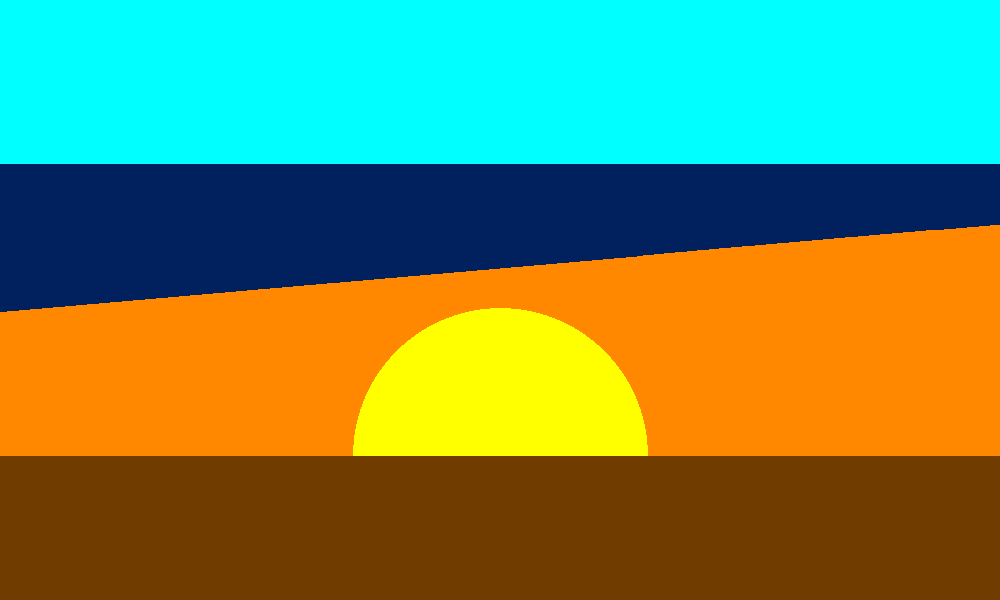
#> input picture solnascente.png, 1000 x 600 px
$ python png2su.py solnascente.png
#> lines starting #> are read from the running program, lines starting #| are printed output that depends on the picture
### png2su_core.py
"""
png2su_core.py - Núcleo do PNG 2 SU.

Converte uma imagem PNG (cada cor = uma camada) em um modelo de velocidades
no formato Seismic Unix (.su). Sem input() nem print(): pode ser usado tanto
pela interface gráfica quanto pelo modo terminal.
"""
import os
import subprocess
import tempfile

import numpy as np
from PIL import Image


def load_image(path):
    """Abre o PNG e devolve um array (Z, Y, 3) uint8.

    Aceita RGBA/paleta desde que não haja pixels transparentes de verdade
    (o original recusava qualquer imagem com 4 canais).
    """
    img = Image.open(path)
    has_alpha = img.mode in ("RGBA", "LA", "PA") or (
        img.mode == "P" and "transparency" in img.info
    )
    if has_alpha:
        alpha = np.asarray(img.convert("RGBA"))[..., 3]
        if (alpha != 255).any():
            raise ValueError(
                "A imagem tem pixels transparentes. Exporte o PNG sem "
                "transparência (fundo opaco) e tente de novo."
            )
    return np.asarray(img.convert("RGB"))


# [9 lines left out: function extend, not called in this run]


def find_colors(rgb):
    """Encontra as cores únicas.

    Em vez de converter cada pixel em string (lento), cada cor vira um único
    inteiro R*65536 + G*256 + B. O np.unique com return_inverse já devolve,
    para cada pixel, o índice da sua cor: o mapeamento cor -> velocidade
    depois é só uma indexação de array.

    Retorna:
        colors    (n, 3) uint8 com as cores únicas
        index_map (Z, Y) com o índice da cor de cada pixel
        counts    (n,) número de pixels de cada cor
    """
    r = rgb[..., 0].astype(np.uint32)
    g = rgb[..., 1].astype(np.uint32)
    b = rgb[..., 2].astype(np.uint32)
    keys = (r << 16) | (g << 8) | b

    uniq, inverse, counts = np.unique(
        keys.ravel(), return_inverse=True, return_counts=True
    )
    colors = np.stack(
        [(uniq >> 16) & 255, (uniq >> 8) & 255, uniq & 255], axis=1
    ).astype(np.uint8)
    return colors, inverse.reshape(keys.shape), counts


def velocity_model(index_map, vels):
    """Troca o índice de cor de cada pixel pela velocidade (km/s)."""
    return np.asarray(vels, dtype=np.float32)[index_map]


def _run(cmd):
    """Roda um comando de shell e levanta erro legível se falhar."""
    res = subprocess.run(cmd, shell=True, capture_output=True, text=True)
    if res.returncode != 0:
        raise RuntimeError(f"Falha no comando:\n{cmd}\n\n{res.stderr.strip()}")
    return res.stdout


def write_su(model, output_path):
    """Gera o arquivo .su a partir do modelo (Z, Y) de velocidades.

    O original escrevia um .txt e chamava o a2b para virar binário. Aqui os
    floats são gravados direto em binário (mesmo resultado do a2b), o que
    elimina o arquivo de texto e o tempo de leitura/escrita dele.
    Arquivos temporários ficam numa pasta temporária, não na pasta do usuário.

    Retorna o cabeçalho do surange (texto) para mostrar ao usuário.
    """
    nz, ny = model.shape
    output_path = os.path.abspath(output_path)

    with tempfile.TemporaryDirectory() as tmp:
        dat = os.path.join(tmp, "png2su_vels.dat")
        tmp_su = os.path.join(tmp, "temp.su")

        # Transposta: um traço por posição Y, cada um com nz amostras (como no original)
        np.ascontiguousarray(model.T, dtype=np.float32).tofile(dat)

        # TODO: a linha 127 original continua depois de "suchw key1=scalco ..."
        # e ficou cortada na foto. Cole aqui o restante dela (entre selev e >temp.su).
        _run(
            f'suaddhead <"{dat}" ns={nz} '
            f"| suchw key1=dt a=1 b=0 c=0 "
            f"| suchw key1=selev a={nz} "
            f'>"{tmp_su}"'
        )
        _run(
            f'suchw <"{tmp_su}" key1=sy key2=tracl a=-1 b=1 c=0 '
            f"| suchw key1=trid a=0 "
            f"| suchw key1=tracl a=0 "
            f'>"{output_path}"'
        )

    header = _run(f'surange <"{output_path}" | head -n 7')
    return header


def default_output(png_path):
    """imagem.png -> imagem.su (mesma pasta), como no original."""
    base, _ = os.path.splitext(png_path)
    return base + ".su"


# =====================================================================
# v2 - Funções da análise matemática (ver documento "PNG → SU: análise")
# =====================================================================

def detect_palette(rgb, min_frac=0.002, merge_dist=12.0):
    """Cores 'de verdade' das camadas: as que ocupam pelo menos min_frac dos pixels.

    Num PNG com antialiasing, as bordas criam centenas de cores de mistura,
    cada uma com poucos pixels. As camadas reais são poucas e grandes.
    """
    colors, _, counts = find_colors(rgb)
    keep = counts >= min_frac * counts.sum()
    cand, cc = colors[keep].astype(np.float64), counts[keep]
    # funde cores quase iguais (distância RGB < merge_dist), mantendo a mais frequente
    pal, pcount = [], []
    for i in np.argsort(-cc):
        for j, p in enumerate(pal):
            if np.sqrt(((cand[i] - p) ** 2).sum()) < merge_dist:
                pcount[j] += cc[i]
                break
        else:
            pal.append(cand[i]); pcount.append(cc[i])
    return np.array(pal).round().astype(np.uint8), np.array(pcount)


def classify(rgb, palette):
    """Para cada pixel: as 2 cores da paleta mais próximas (a, b) e a fração alpha de b.

    Um pixel de borda com antialiasing é (aprox.) a mistura linear
        c = (1 - alpha) * P_a + alpha * P_b
    alpha = projeção de (c - P_a) no segmento P_a -> P_b, limitada a [0, 1].
    Pixels "puros" saem com alpha = 0.
    """
    P = np.asarray(palette, dtype=np.float32)
    c_all = rgb.reshape(-1, 3).astype(np.float32)
    n = c_all.shape[0]
    a = np.empty(n, np.int32); b = np.empty(n, np.int32); alpha = np.empty(n, np.float32)
    P2 = (P ** 2).sum(-1)
    for i in range(0, n, 500_000):                 # em blocos: memória O(bloco x ncores)
        c = c_all[i:i + 500_000]
        d = (c ** 2).sum(-1)[:, None] - 2 * c @ P.T + P2[None, :]
        o = np.argsort(d, axis=1)
        ia = o[:, 0]; ib = o[:, 1] if P.shape[0] > 1 else o[:, 0]
        seg = P[ib] - P[ia]
        L2 = (seg ** 2).sum(-1)
        al = ((c - P[ia]) * seg).sum(-1) / np.maximum(L2, 1e-12)
        a[i:i + 500_000], b[i:i + 500_000] = ia, ib
        alpha[i:i + 500_000] = np.where(L2 > 0, np.clip(al, 0, 1), 0)
    shp = rgb.shape[:2]
    return a.reshape(shp), b.reshape(shp), alpha.reshape(shp)


def effective_velocity(a, b, alpha, vels, rho=None):
    """Velocidade efetiva por pixel: média HARMÔNICA do módulo K = rho v^2.

    1/K_ef = (1-alpha)/K_a + alpha/K_b   (meio efetivo de Backus / Moczo et al.)
    Com densidade constante: v_ef = 1 / sqrt((1-alpha)/v_a^2 + alpha/v_b^2).
    """
    v = np.asarray(vels, dtype=np.float64)
    va, vb = v[a], v[b]
    return (1.0 / np.sqrt((1 - alpha) / va ** 2 + alpha / vb ** 2)).astype(np.float32)


# [37 lines left out: functions resample_harmonic, grid_requirements, min_padding, not called in this run]

### png2su.py
"""
png2su.py - Modo terminal (mesmo uso do original).

USO:  python3 png2su.py imagem.png
Para a interface gráfica:  python3 png2su_gui.py
"""
import os
import sys

import png2su_core as core


def ask_vel(msg):
    while True:
        try:
            v = float(input(msg).replace(",", "."))
            if v > 0:
                return v
        except ValueError:
            pass
        print("  Digite um número positivo.")


def main():
    if len(sys.argv) != 2:
        sys.exit("USAGE: png2su.py image.png")
    png = sys.argv[1]
    if not os.path.isfile(png):
        sys.exit(f"Could not read {png}. USAGE: png2su.py image.png")

    print("##############################")
    print("######### PNG 2 SU #########")
    print("##############################\n")

    try:
        rgb = core.load_image(png)
#> in load_image, img is the input picture: PIL image 1000x600 RGB; mean R, G, B 106.9, 139.2, 86
#> in load_image, `has_alpha = img.mode in ("RGBA", "LA", "PA") or ( img.mode == "P" and ..`: has_alpha = False
    except ValueError as e:
        sys.exit(str(e))
    print("Image dimensions (Z, Y, RGB): ", rgb.shape)
#| Image dimensions (Z, Y, RGB):  (600, 1000, 3)
    # Sem extensão das bordas: a simulação (simula_devito.py / interface) usa PML.

    colors, _ = core.detect_palette(rgb)
#> in find_colors, `r = rgb[..., 0].astype(np.uint32)`:
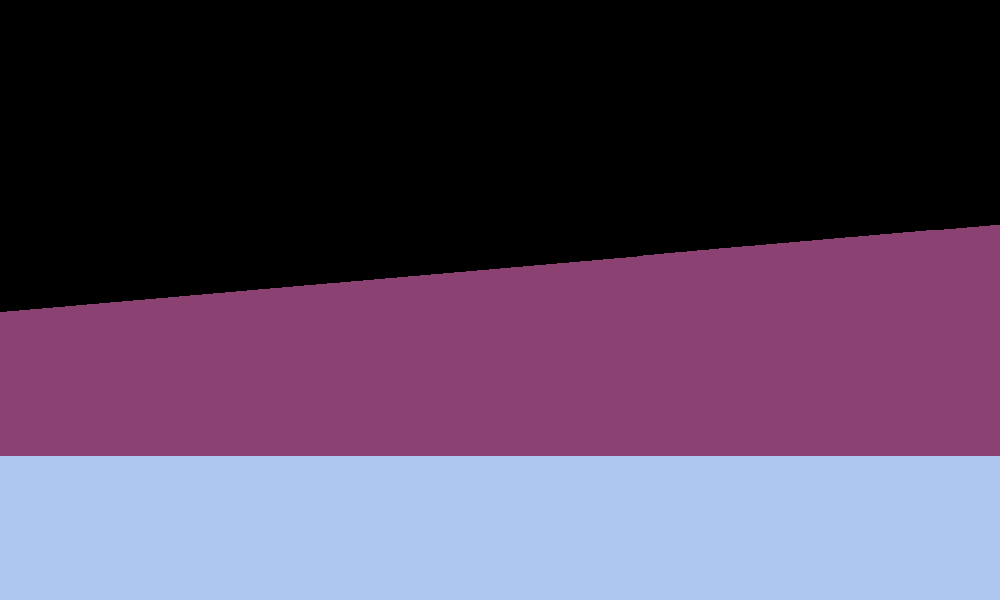
#> r: shape (600, 1000) uint32; 3 distinct labels, from 0 to 255; one colour per label, 0 black
#> in find_colors, `g = rgb[..., 1].astype(np.uint32)`:
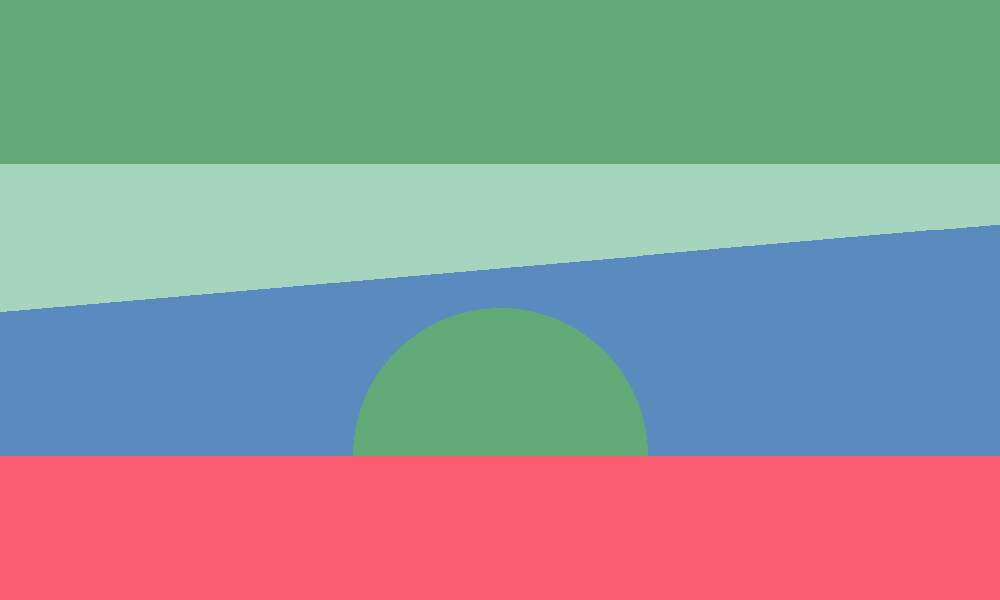
#> g: shape (600, 1000) uint32; 4 distinct labels, from 33 to 255; one colour per label, 0 black
#> in find_colors, `b = rgb[..., 2].astype(np.uint32)`:
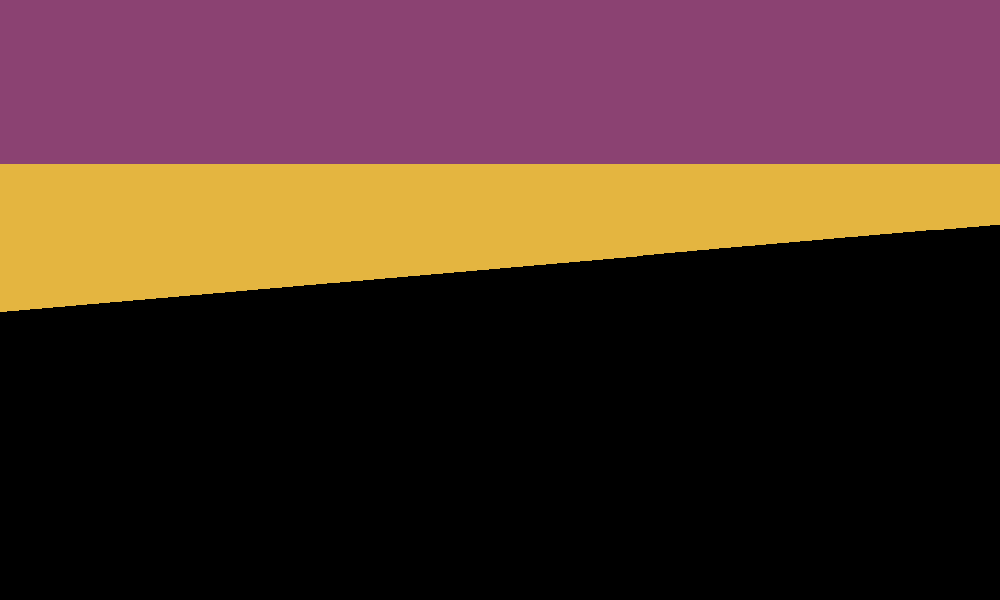
#> b: shape (600, 1000) uint32; 3 distinct labels, from 0 to 255; one colour per label, 0 black
#> in find_colors, `keys = (r << 16) | (g << 8) | b`:
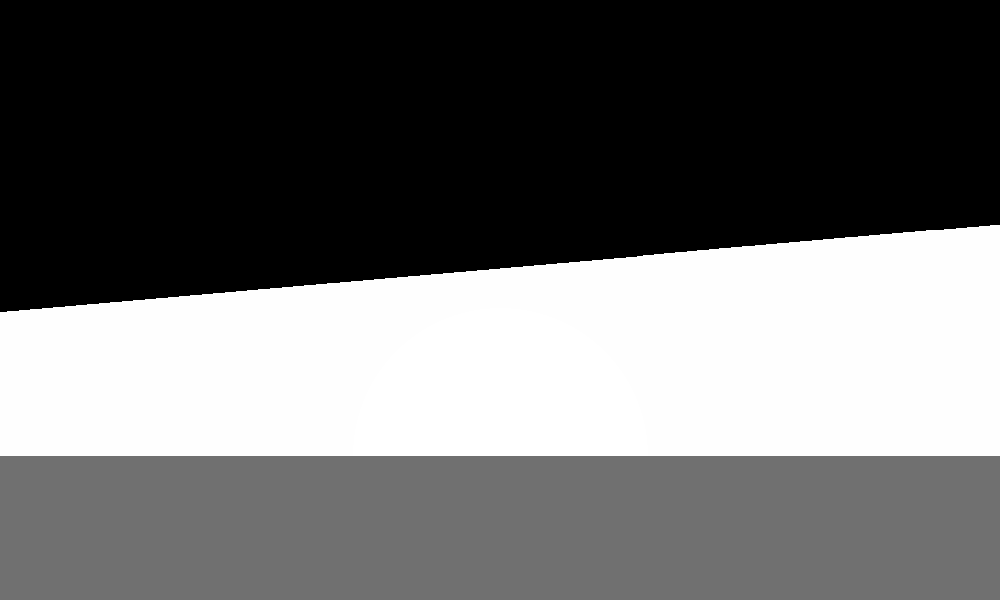
#> keys: shape (600, 1000) uint32; min 8542, max 16776960, mean 7042557.4; drawn with min black and max white
#> in find_colors, `uniq, inverse, counts = np.unique( keys.ravel(), return_inverse=True, ..`: uniq = [8542, 65535, 7420928, 16746496, 16776960]; counts = [104245, 164000, 144000, 153477, 34278]
#> in find_colors, `colors = np.stack( [(uniq >> 16) & 255, (uniq >> 8) & 255, uniq & 255]..`: colors = [[0, 33, 94], [0, 255, 255], [113, 60, 0], [255, 136, 0], [255, 255, 0]]
#> in detect_palette, `colors, _, counts = find_colors(rgb)`: counts = [104245, 164000, 144000, 153477, 34278]
#> in detect_palette, `keep = counts >= min_frac * counts.sum()`: keep = [True, True, True, True, True]
#> in detect_palette, `cand, cc = colors[keep].astype(np.float64), counts[keep]`: cand has the same summary as colors in find_colors; cc = [104245, 164000, 144000, 153477, 34278]
#> the loop in detect_palette, `for i in np.argsort(-cc):` made 5 passes
#> i on passes 2, 4: 3, 0
#> after the loop in detect_palette, `for i in np.argsort(-cc):`: pal = [[0, 255, 255], [255, 136, 0], [113, 60, 0], [0, 33, 94], [255, 255, 0]]; pcount = [164000, 153477, 144000, 104245, 34278]
#> colors has the same summary as pal in detect_palette
    print("\nNumber of velocities to be defined: ", len(colors))
#| Number of velocities to be defined:  5
    vels = []
    for R, G, B in colors:
        vels.append(ask_vel(
            f"Define the velocity related to the color "
            f"\x1b[38;2;{R};{G};{B}m(██████)\x1b[0m in km/s: "
        ))
#> this loop made 5 passes; the answer given on pass 1: 3
#> after the loop, vels = [3, 3, 3, 3, 3]

    a, b, alpha = core.classify(rgb, colors)
#> in classify, `P = np.asarray(palette, dtype=np.float32)`: P has the same summary as pal in detect_palette
#> in classify, `P2 = (P ** 2).sum(-1)`: P2 = [130050, 83521, 16369, 9925, 130050]
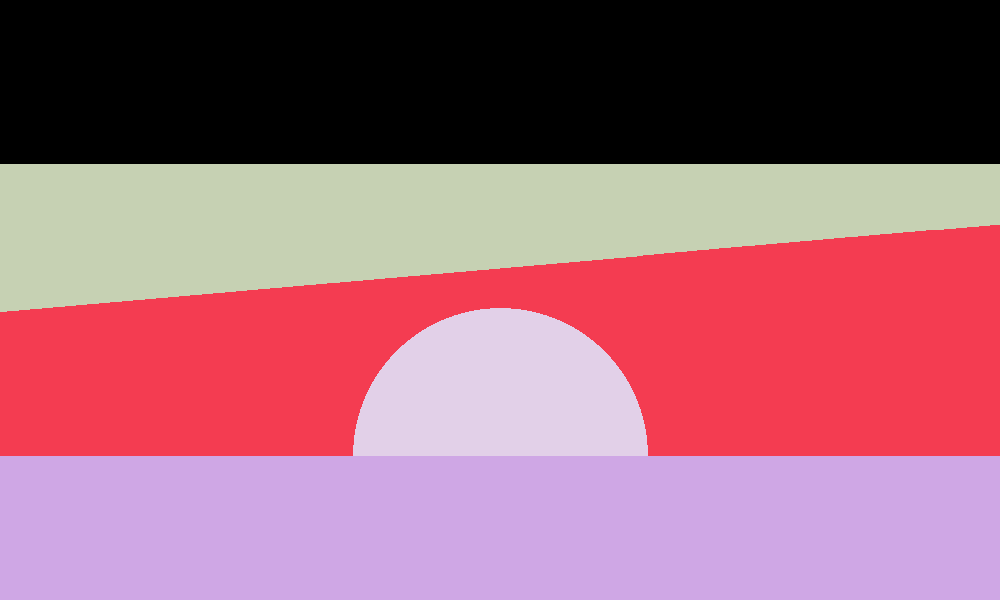
#> a: shape (600, 1000) int32; 5 distinct labels, from 0 to 4; one colour per label, 0 black
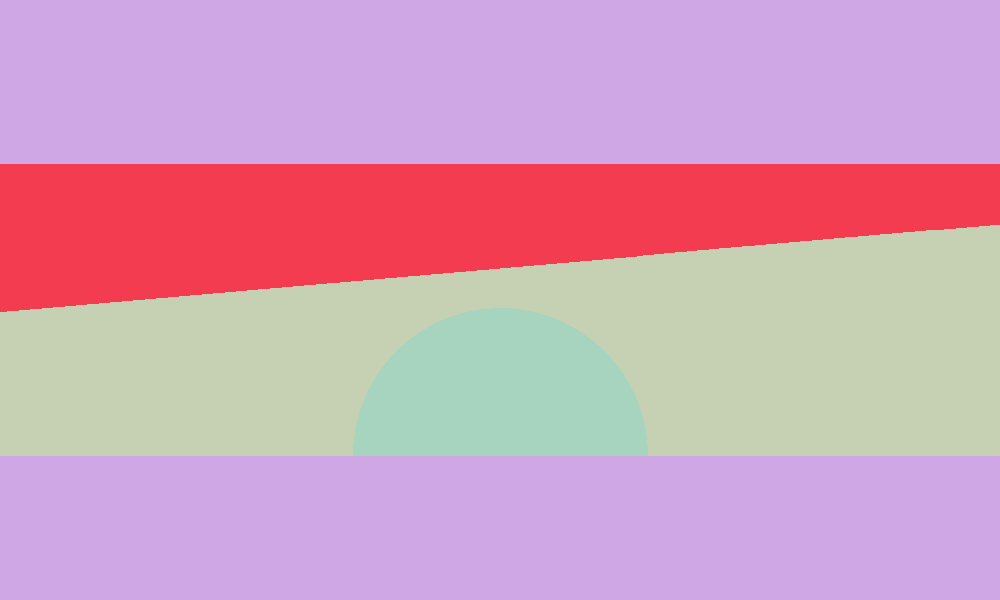
#> b: shape (600, 1000) int32; 4 distinct labels, from 1 to 4; one colour per label, 0 black
#> alpha: shape (600, 1000) float32; every value is 0
    model = core.effective_velocity(a, b, alpha, vels)
#> in effective_velocity, `v = np.asarray(vels, dtype=np.float64)`: v = [3, 3, 3, 3, 3]
#> in effective_velocity, `va, vb = v[a], v[b]`: va: shape (600, 1000) float64; every value is 3
#> in effective_velocity, `return (1.0 / np.sqrt((1 - alpha) / va ** 2 + alpha / vb ** 2)).astype..`: returned value: shape (600, 1000) float32; every value is 3
    out = core.default_output(png)
    print("\nGenerating SU file...")
    header = core.write_su(model, out)
    print("SU file headers:\n")
    print(header)


if __name__ == "__main__":
#> (the run stopped early here; a loop or call above may not have finished)
